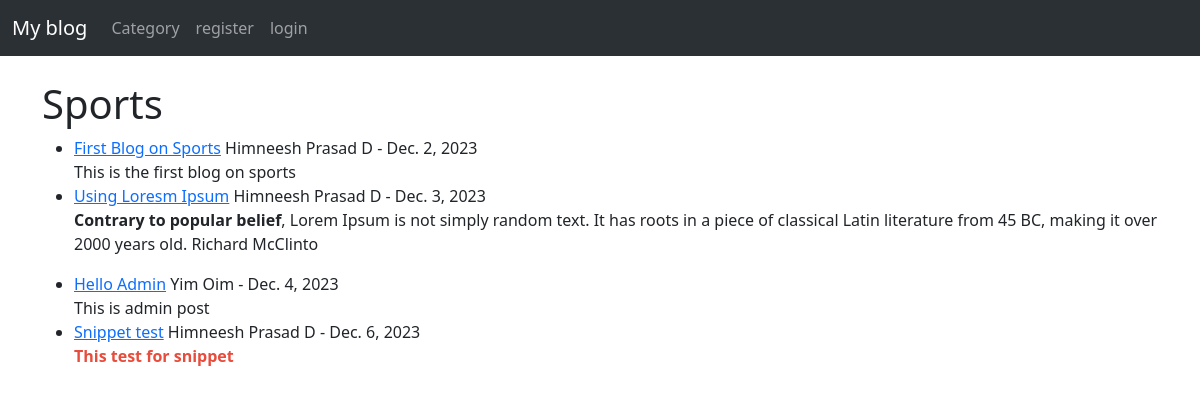
The app's page /category/Sports/ with its own data.
### blogapp/models.py (models this page shows, shortened)
class Post(models.Model):
    title = models.CharField(max_length=255)
    title_tag = models.CharField(max_length=255)
    author = models.ForeignKey(User, on_delete=models.CASCADE)
    body = RichTextField(blank=True, null=True)
    header_image = models.ImageField(null=True, blank=True, upload_to="images/")
    post_date = models.DateField(auto_now_add=True)
    category = models.CharField(max_length=255)
    snippet = models.CharField(max_length=255)
    likes = models.ManyToManyField(User, related_name='blog_post')

### blogapp/views.py (the view)
# urls.py: path('category/<str:cats>/', views.CategoryView, name='category'),
def CategoryView(request, cats):
    category_post = Post.objects.filter(category=cats)
    return render(request, 'categories.html', {'cats':cats.title(), 'category_post':category_post})

### templates/categories.html (shortened to what this page needs)
{% extends "base.html" %}
{% block content %}
{% if category_post %}
    <h1>{{cats}}</h1>
    <ul>
        {% for post in category_post %}
        <li><a href="{% url 'article-detail' post.pk %}">{{ post.title }}</a>
            {{ post.author.first_name }} {{ post.author.last_name }} - {{post.post_date}}
            <br>
            {{post.body|slice:":200"|safe}}
        </li>
        {% endfor %}
    </ul>
{% else %}
No Category avaiable as {{cats}}
{% endif %}
{% endblock %}

### records on screen
Post: title "First Blog on Sports", author.first_name "Himneesh", author.last_name "Prasad D", post_date "Dec. 2, 2023", body "This is the first blog on sports"
Post: title "Using Loresm Ipsum", author.first_name "Himneesh", author.last_name "Prasad D", post_date "Dec. 3, 2023", body "Contrary to popular belief , Lorem Ipsum is not simply random text. It has roots in a piece of classical Latin literature from 45 BC, making it over 2000 years old. Richard McClinto"
Post: title "Hello Admin", author.first_name "Yim", author.last_name "Oim", post_date "Dec. 4, 2023", body "This is admin post"
Post: title "Snippet test", author.first_name "Himneesh", author.last_name "Prasad D", post_date "Dec. 6, 2023", body "This test for snippet"

### other values on screen
{{ cats }} "Sports"
